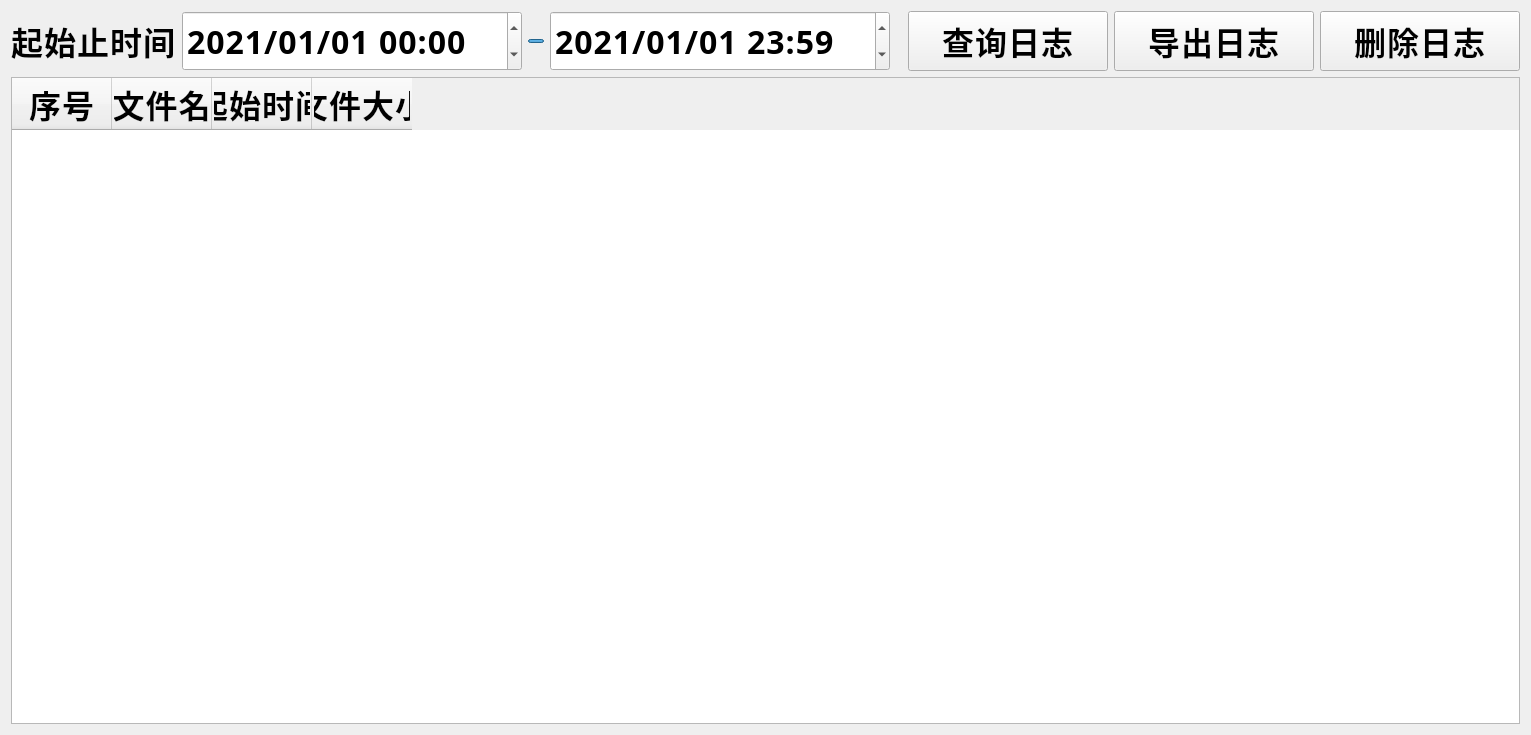
<?xml version="1.0" encoding="UTF-8"?>
<ui version="4.0">
 <class>logManager</class>
 <widget class="QWidget" name="logManager">
  <property name="geometry">
   <rect>
    <x>0</x>
    <y>0</y>
    <width>1531</width>
    <height>735</height>
   </rect>
  </property>
  <property name="font">
   <font>
    <family>思源黑体 CN Light</family>
    <pointsize>-1</pointsize>
    <weight>75</weight>
    <bold>true</bold>
   </font>
  </property>
  <property name="windowTitle">
   <string>Form</string>
  </property>
  <property name="styleSheet">
   <string notr="true">font-family: &quot;思源黑体 CN Light&quot;;
font-size: 32px;
font-weight: bold;
line-height: 49px;
letter-spacing: 1px;
color: 0
</string>
  </property>
  <layout class="QVBoxLayout" name="verticalLayout">
   <item>
    <layout class="QHBoxLayout" name="horizontalLayout_3">
     <item>
      <layout class="QHBoxLayout" name="horizontalLayout">
       <item>
        <widget class="QLabel" name="label">
         <property name="text">
          <string>起始止时间</string>
         </property>
        </widget>
       </item>
       <item>
        <widget class="QDateTimeEdit" name="dateTimeEdit_Start">
         <property name="minimumSize">
          <size>
           <width>340</width>
           <height>60</height>
          </size>
         </property>
         <property name="font">
          <font>
           <family>思源黑体 CN Light</family>
           <pointsize>-1</pointsize>
           <weight>75</weight>
           <bold>true</bold>
          </font>
         </property>
         <property name="dateTime">
          <datetime>
           <hour>0</hour>
           <minute>0</minute>
           <second>0</second>
           <year>2021</year>
           <month>1</month>
           <day>1</day>
          </datetime>
         </property>
         <property name="displayFormat">
          <string>yyyy/MM/dd HH:mm</string>
         </property>
        </widget>
       </item>
       <item>
        <widget class="QProgressBar" name="progressBar">
         <property name="minimumSize">
          <size>
           <width>16</width>
           <height>2</height>
          </size>
         </property>
         <property name="maximumSize">
          <size>
           <width>24</width>
           <height>4</height>
          </size>
         </property>
         <property name="value">
          <number>100</number>
         </property>
         <property name="textVisible">
          <bool>false</bool>
         </property>
        </widget>
       </item>
       <item>
        <widget class="QDateTimeEdit" name="dateTimeEdit_Stop">
         <property name="minimumSize">
          <size>
           <width>340</width>
           <height>60</height>
          </size>
         </property>
         <property name="dateTime">
          <datetime>
           <hour>23</hour>
           <minute>59</minute>
           <second>0</second>
           <year>2021</year>
           <month>1</month>
           <day>1</day>
          </datetime>
         </property>
         <property name="date">
          <date>
           <year>2021</year>
           <month>1</month>
           <day>1</day>
          </date>
         </property>
         <property name="displayFormat">
          <string>yyyy/MM/dd HH:mm</string>
         </property>
        </widget>
       </item>
      </layout>
     </item>
     <item>
      <spacer name="horizontalSpacer_2">
       <property name="orientation">
        <enum>Qt::Horizontal</enum>
       </property>
       <property name="sizeHint" stdset="0">
        <size>
         <width>40</width>
         <height>20</height>
        </size>
       </property>
      </spacer>
     </item>
     <item>
      <layout class="QHBoxLayout" name="horizontalLayout_2">
       <item>
        <widget class="QPushButton" name="pushButton_Search">
         <property name="minimumSize">
          <size>
           <width>200</width>
           <height>48</height>
          </size>
         </property>
         <property name="maximumSize">
          <size>
           <width>240</width>
           <height>60</height>
          </size>
         </property>
         <property name="text">
          <string>查询日志</string>
         </property>
        </widget>
       </item>
       <item>
        <widget class="QPushButton" name="pushButton_Export">
         <property name="minimumSize">
          <size>
           <width>200</width>
           <height>48</height>
          </size>
         </property>
         <property name="maximumSize">
          <size>
           <width>240</width>
           <height>60</height>
          </size>
         </property>
         <property name="text">
          <string>导出日志</string>
         </property>
        </widget>
       </item>
       <item>
        <widget class="QPushButton" name="pushButton_Del">
         <property name="minimumSize">
          <size>
           <width>200</width>
           <height>48</height>
          </size>
         </property>
         <property name="maximumSize">
          <size>
           <width>240</width>
           <height>60</height>
          </size>
         </property>
         <property name="text">
          <string>删除日志</string>
         </property>
        </widget>
       </item>
      </layout>
     </item>
    </layout>
   </item>
   <item>
    <widget class="QTableWidget" name="tableWidget">
     <attribute name="verticalHeaderVisible">
      <bool>false</bool>
     </attribute>
     <column>
      <property name="text">
       <string>序号</string>
      </property>
     </column>
     <column>
      <property name="text">
       <string>文件名</string>
      </property>
     </column>
     <column>
      <property name="text">
       <string>起始时间</string>
      </property>
     </column>
     <column>
      <property name="text">
       <string>文件大小</string>
      </property>
     </column>
    </widget>
   </item>
  </layout>
 </widget>
 <resources/>
 <connections/>
</ui>
